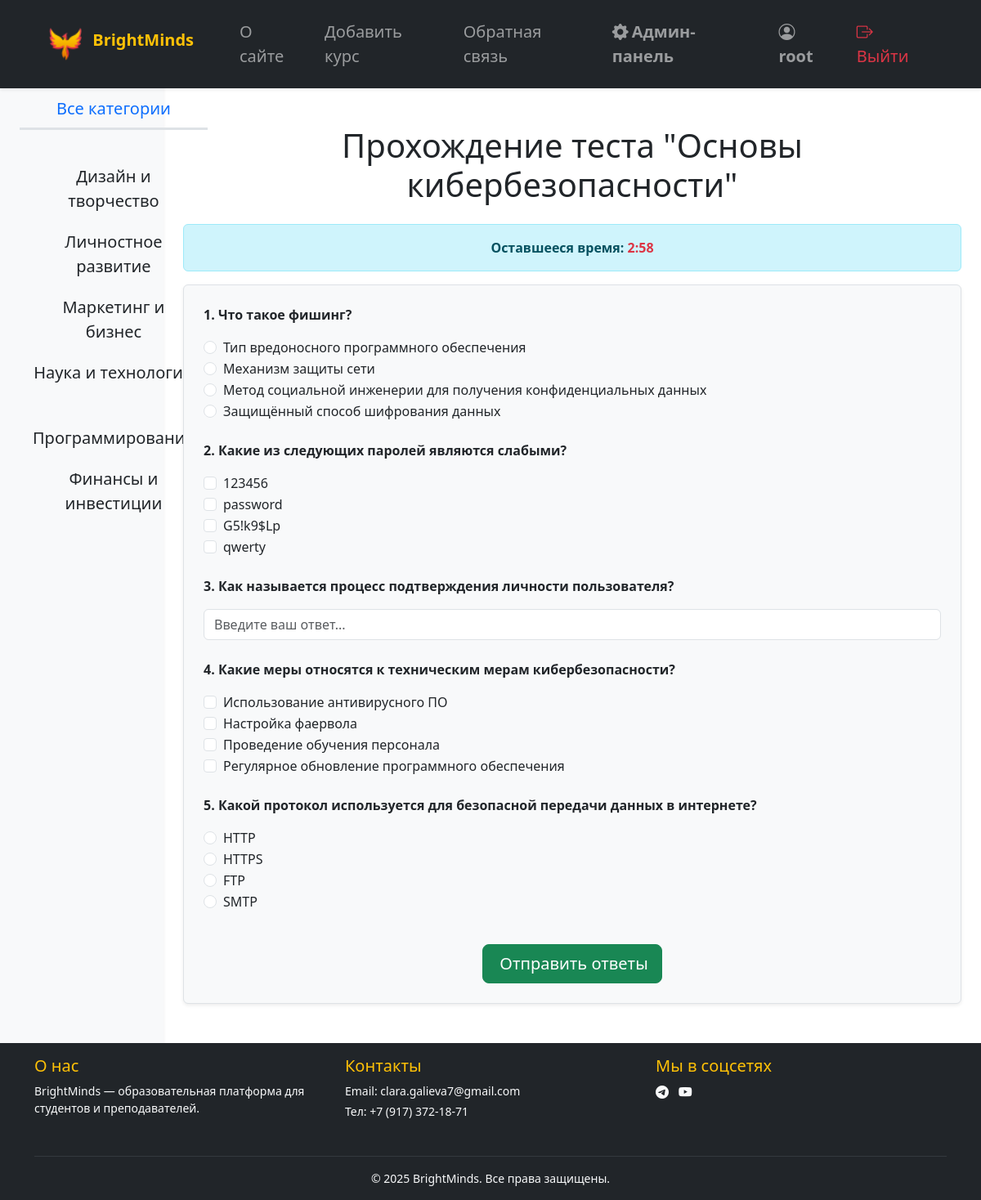
The app's page /test/38/ (signed in) with its own data.
### bmCourses/models.py (models this page shows, shortened)
class Category(models.Model):
    name = models.CharField(max_length=100, db_index=True, verbose_name='Название')
    slug = models.SlugField(max_length=255, unique=True, db_index=True, verbose_name='URL')
    def get_absolute_url(self):
        return reverse('category', kwargs={'cat_slug': self.slug})
    class Meta:
        verbose_name = 'Категория'
        verbose_name_plural = 'Категории'
        ordering = ['id']

class Question(models.Model):
    test = models.ForeignKey('Test', on_delete=models.CASCADE, related_name='questions', verbose_name='Тест')
    text = models.TextField(verbose_name='Вопрос')
    SINGLE_CHOICE = 'SC'
    MULTIPLE_CHOICE = 'MC'
    TEXT_INPUT = 'TI'
    QUESTION_TYPES = [
        (SINGLE_CHOICE, 'Один вариант ответа'),
        (MULTIPLE_CHOICE, 'Несколько вариантов ответа'),
        (TEXT_INPUT, 'Ввод ответа вручную'),
    ]
    type = models.CharField(
        max_length=2,
        choices=QUESTION_TYPES,
        default=SINGLE_CHOICE,
        verbose_name='Тип вопроса'
    )
    class Meta:
        verbose_name = 'Вопрос'
        verbose_name_plural = 'Вопросы'

class Answer(models.Model):
    question = models.ForeignKey('Question', on_delete=models.CASCADE, related_name='answers', verbose_name='Вопрос')
    text = models.TextField(max_length=300, verbose_name='Ответ')
    is_correct = models.BooleanField(default=False, verbose_name='Правильный')
    class Meta:
        verbose_name = 'Ответ'
        verbose_name_plural = 'Ответы'
        ordering = ['id']

### bmCourses/views/tests/views.py (the view, shortened to what this page needs)
# urls.py: path('test/<int:pk>/', TestDetailView.as_view(), name='test_detail'),
class TestDetailView(DataMixin, LoginRequiredMixin, DetailView):
    model = Test
    template_name = 'bmCourses/tests/test_detail.html'
    def get_context_data(self, *, object_list=None, **kwargs):
        context = super().get_context_data(**kwargs)
        c_def = self.get_user_context(title=f'Прохождение теста "{self.get_object().title}"')
        return context | c_def
    def dispatch(self, request, *args, **kwargs):
        self.test = self.get_object()
        user_attempts = UserTestResult.objects.filter(user=request.user, test=self.test).count()
        if self.test.attempts is not None and user_attempts >= self.test.attempts:
            return HttpResponseForbidden("Вы исчерпали все попытки прохождения этого теста.")
        return super().dispatch(request, *args, **kwargs)

### bmCourses/utils.py (called while the page is built)
    def get_user_context(self, **kwargs):
        context = kwargs
        cats = cache.get('cats')
        if not cats:
            cats = Category.objects.all().annotate(total=Count('course', filter=Q(course__is_published=True))).filter(total__gt=0)
            cache.set('cats', cats, 60)
        user_menu = menu.copy()
        if not self.request.user.is_authenticated:
            user_menu.pop(1)
        context['menu'] = user_menu
        context['cats'] = cats
        if 'cat_selected' not in context:
            context['cat_selected'] = 0
        return context

### bmCourses/templates/bmCourses/tests/test_detail.html (shortened to what this page needs)
{% extends 'bmCourses/base/base.html' %}
{% block content %}
<div class="container mt-4">
    <h1 class="mb-4 text-center">{{ title }}</h1>
    {% if test.time_to_complete %}
        <div class="alert alert-info text-center">
            <strong>Оставшееся время: <span id="timer" class="text-danger"></span></strong>
        </div>
    {% endif %}
    <form action="{% url 'test_detail' test.pk %}" method="post" enctype="multipart/form-data" class="border p-4 rounded shadow-sm bg-light">
        {% for question in test.questions.all %}
            <div class="question mb-4">
                <p class="fw-bold">{{ forloop.counter }}. {{ question.text }}</p>
                {% if question.type == 'SC' %}
                    {% for answer in question.answers.all %}
                        <div class="form-check">
                            <input class="form-check-input" type="radio" name="question_{{ question.id }}" id="answer_{{ answer.id }}" value="{{ answer.id }}">
                            <label class="form-check-label" for="answer_{{ answer.id }}">{{ answer.text }}</label>
                        </div>
                    {% endfor %}
                {% elif question.type == 'MC' %}
                    {% for answer in question.answers.all %}
                        <div class="form-check">
                            <input class="form-check-input" type="checkbox" name="question_{{ question.id }}" id="answer_{{ answer.id }}" value="{{ answer.id }}">
                            <label class="form-check-label" for="answer_{{ answer.id }}">{{ answer.text }}</label>
                        </div>
                    {% endfor %}
                {% elif question.type == 'TI' %}
                    <input type="text" name="question_{{ question.id }}" class="form-control" placeholder="Введите ваш ответ...">
                {% endif %}
            </div>
        {% endfor %}
        <div class="text-center">
            <button type="submit" class="btn btn-success btn-lg mt-3">
                 Отправить ответы
            </button>
        </div>
    </form>
</div>
{% endblock %}

### bmCourses/templates/bmCourses/base/header.html (shortened to what this page needs)
<nav class="navbar navbar-expand-lg navbar-dark bg-dark shadow-sm fixed-top py-3 fs-5">
    <div class="container-fluid mx-5">
        <a class="navbar-brand fw-bold text-warning me-5" href="{% url 'home' %}">
            <div class="logo d-inline-block align-top me-2"></div>
            BrightMinds
        </a>
        <div class="collapse navbar-collapse justify-content-between" id="navbarNav">
            <ul class="navbar-nav">
                {% for m in menu %}
                <li class="nav-item">
                    <a class="nav-link {% if request.path == m.get_absolute_url %}active fw-semibold text-primary{% endif %} me-3"
                       href="{% url m.url_name %}">{{ m.title }}</a>
                </li>
                {% endfor %}
            </ul>
            <ul class="navbar-nav">
                {% if request.user.is_staff %}
                <li class="nav-item">
                    <a class="nav-link fw-semibold" href="{% url 'admin:index' %}">
                        <i class="bi bi-gear-fill me-1"></i>Админ-панель
                    </a>
                </li>
                {% endif %}
                {% if request.user.is_authenticated %}
                <li class="nav-item">
                    <a class="nav-link fw-semibold ms-3" href="{% url 'profile' request.user.username %}">
                        <i class="bi bi-person-circle me-1"></i>{{ request.user.username }}
                    </a>
                </li>
                <li class="nav-item">
                    <a class="nav-link text-danger ms-3" href="{% url 'logout' %}">
                        <i class="bi bi-box-arrow-right me-1"></i>Выйти
                    </a>
                </li>
                {% endif %}
            </ul>
        </div>
    </div>
</nav>

### bmCourses/templates/bmCourses/base/sidebar.html
<aside class="col-md-3 col-lg-2 bg-light sidebar text-center p-4 shadow-sm">
    <ul class="nav flex-column fs-5">
        {% if cat_selected == 0 %}
        <li class="nav-item selected mt-1">
            <span class="nav-link active text-primary border-bottom border-3">Все категории</span>
        </li>
        {% else %}
        <li class="nav-item mt-1">
            <a class="nav-link text-dark" href="{% url 'home' %}">Все категории</a>
        </li>
        {% endif %}
        {% for c in cats %}
        {% if c.id == cat_selected %}
        <li class="nav-item selected mt-1">
            <span class="nav-link active text-primary border-bottom border-3">{{ c.name }}</span>
        </li>
        {% else %}
        <li class="nav-item mt-1">
            <a class="nav-link text-dark" href="{{ c.get_absolute_url }}">{{ c.name }}</a>
        </li>
        {% endif %}
        {% endfor %}
    </ul>
</aside>

### bmCourses/static/bmCourses/css/styles.css (style rules this page uses)
html, body { height: 100%; }
.logo { background: url('../images/main.png') no-repeat center center; width: 40px; height: 40px; background-size: contain; }

### records on screen
Category: name "Дизайн и творчество"
Category: name "Личностное развитие"
Category: name "Маркетинг и бизнес"
Category: name "Наука и технологии"
Category: name "Программирование"
Category: name "Финансы и инвестиции"
Question: text "Что такое фишинг?"
Answer: text "Тип вредоносного программного обеспечения"
Answer: text "Механизм защиты сети"
Answer: text "Метод социальной инженерии для получения конфиденциальных данных"
Answer: text "Защищённый способ шифрования данных"
Question: text "Какие из следующих паролей являются слабыми?"
Answer: text "123456"
Answer: text "password"
Answer: text "G5!k9$Lp"
Answer: text "qwerty"
Question: text "Как называется процесс подтверждения личности пользователя?"
Question: text "Какие меры относятся к техническим мерам кибербезопасности?"
Answer: text "Использование антивирусного ПО"
Answer: text "Настройка фаервола"
Answer: text "Проведение обучения персонала"
Answer: text "Регулярное обновление программного обеспечения"
Question: text "Какой протокол используется для безопасной передачи данных в интернете?"
Answer: text "HTTP"
Answer: text "HTTPS"
Answer: text "FTP"
Answer: text "SMTP"

### other values on screen
{{ m.title }} "О сайте" "Добавить курс" "Обратная связь"
{{ request.user.username }} "root"
{{ title }} "Прохождение теста \"Основы кибербезопасности\""
